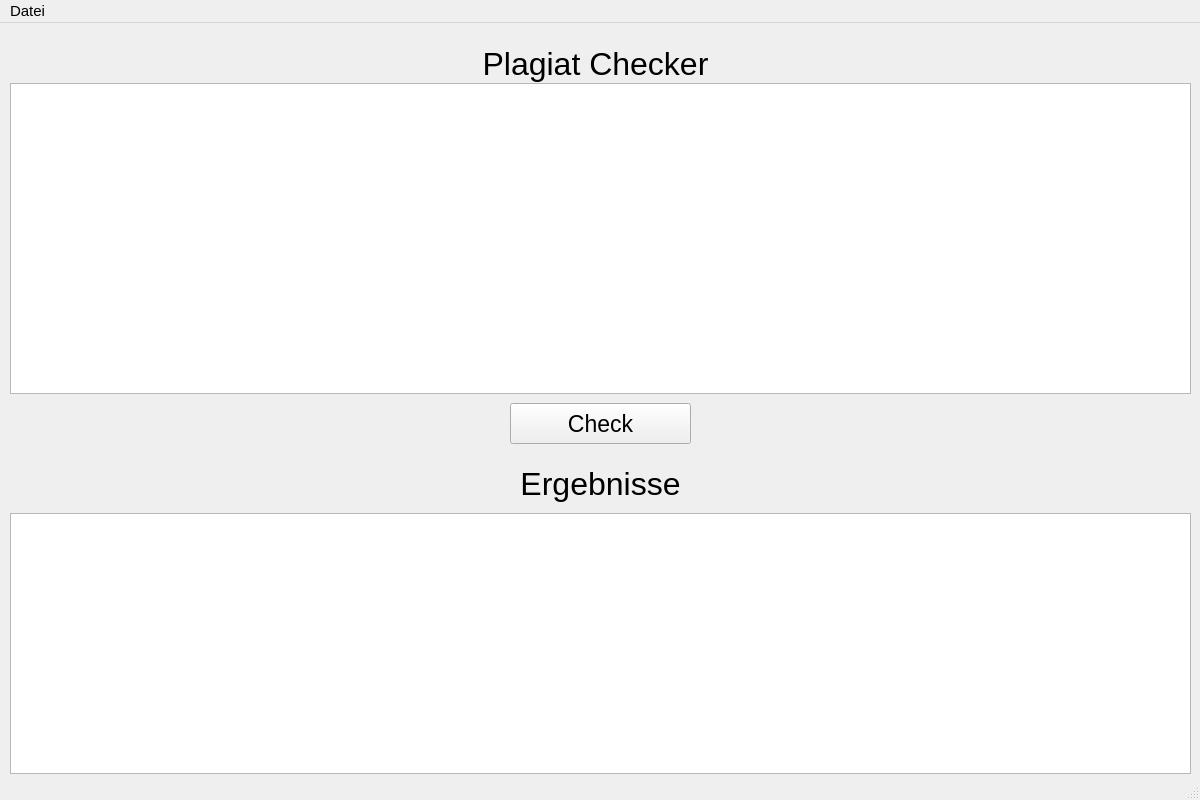
<?xml version="1.0" encoding="UTF-8"?>
<ui version="4.0">
 <class>frm_main</class>
 <widget class="QMainWindow" name="frm_main">
  <property name="geometry">
   <rect>
    <x>0</x>
    <y>0</y>
    <width>1200</width>
    <height>800</height>
   </rect>
  </property>
  <property name="font">
   <font>
    <pointsize>11</pointsize>
   </font>
  </property>
  <property name="windowTitle">
   <string>MainWindow</string>
  </property>
  <widget class="QWidget" name="centralwidget">
   <widget class="QLabel" name="lb_plagiatChecker">
    <property name="geometry">
     <rect>
      <x>0</x>
      <y>20</y>
      <width>1191</width>
      <height>41</height>
     </rect>
    </property>
    <property name="font">
     <font>
      <pointsize>24</pointsize>
     </font>
    </property>
    <property name="text">
     <string>Plagiat Checker</string>
    </property>
    <property name="alignment">
     <set>Qt::AlignCenter</set>
    </property>
   </widget>
   <widget class="QLabel" name="lb_ergebnisse">
    <property name="geometry">
     <rect>
      <x>0</x>
      <y>440</y>
      <width>1201</width>
      <height>41</height>
     </rect>
    </property>
    <property name="font">
     <font>
      <pointsize>24</pointsize>
     </font>
    </property>
    <property name="text">
     <string>Ergebnisse</string>
    </property>
    <property name="alignment">
     <set>Qt::AlignCenter</set>
    </property>
   </widget>
   <widget class="QTableWidget" name="tv_ergebnisse">
    <property name="geometry">
     <rect>
      <x>10</x>
      <y>490</y>
      <width>1181</width>
      <height>261</height>
     </rect>
    </property>
   </widget>
   <widget class="QPlainTextEdit" name="te_input">
    <property name="geometry">
     <rect>
      <x>10</x>
      <y>60</y>
      <width>1181</width>
      <height>311</height>
     </rect>
    </property>
   </widget>
   <widget class="QPushButton" name="bt_check">
    <property name="geometry">
     <rect>
      <x>510</x>
      <y>380</y>
      <width>181</width>
      <height>41</height>
     </rect>
    </property>
    <property name="font">
     <font>
      <pointsize>17</pointsize>
     </font>
    </property>
    <property name="text">
     <string>Check</string>
    </property>
   </widget>
  </widget>
  <widget class="QMenuBar" name="menubar">
   <property name="geometry">
    <rect>
     <x>0</x>
     <y>0</y>
     <width>1200</width>
     <height>23</height>
    </rect>
   </property>
   <widget class="QMenu" name="menuDatei">
    <property name="title">
     <string>Datei</string>
    </property>
    <addaction name="action_ffnen"/>
    <addaction name="actionBeenden"/>
   </widget>
   <addaction name="menuDatei"/>
  </widget>
  <widget class="QStatusBar" name="statusbar"/>
  <action name="action_ffnen">
   <property name="text">
    <string>Öffnen</string>
   </property>
  </action>
  <action name="actionBeenden">
   <property name="text">
    <string>Beenden</string>
   </property>
  </action>
 </widget>
 <resources/>
 <connections>
  <connection>
   <sender>bt_check</sender>
   <signal>clicked()</signal>
   <receiver>bt_check</receiver>
   <slot>click()</slot>
   <hints>
    <hint type="sourcelabel">
     <x>590</x>
     <y>414</y>
    </hint>
    <hint type="destinationlabel">
     <x>634</x>
     <y>421</y>
    </hint>
   </hints>
  </connection>
 </connections>
</ui>
